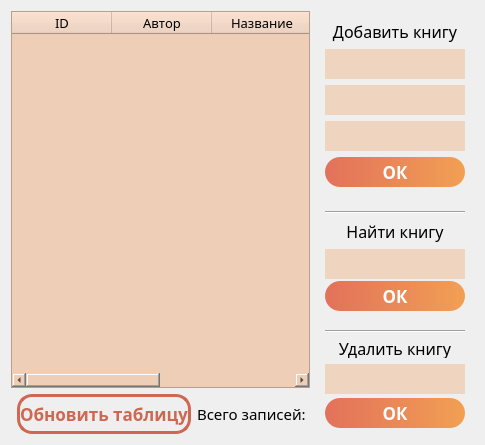
     <widget class="QWidget" name="tab_3">
      <attribute name="title">
       <string>Книги</string>
      </attribute>
      <layout class="QHBoxLayout" name="horizontalLayout_6">
       <item>
        <layout class="QVBoxLayout" name="verticalLayout_18">
         <item>
          <widget class="QTableWidget" name="book_table">
           <property name="minimumSize">
            <size>
             <width>0</width>
             <height>0</height>
            </size>
           </property>
           <property name="font">
            <font>
             <family>Arial</family>
             <pointsize>11</pointsize>
            </font>
           </property>
           <property name="styleSheet">
            <string notr="true">background-color: rgb(239, 206, 183);</string>
           </property>
           <property name="frameShape">
            <enum>QFrame::StyledPanel</enum>
           </property>
           <property name="frameShadow">
            <enum>QFrame::Sunken</enum>
           </property>
           <property name="lineWidth">
            <number>5</number>
           </property>
           <property name="editTriggers">
            <set>QAbstractItemView::DoubleClicked</set>
           </property>
           <property name="tabKeyNavigation">
            <bool>true</bool>
           </property>
           <column>
            <property name="text">
             <string>ID</string>
            </property>
            <property name="font">
             <font>
              <family>Corbel</family>
              <pointsize>10</pointsize>
             </font>
            </property>
           </column>
           <column>
            <property name="text">
             <string>Автор</string>
            </property>
            <property name="font">
             <font>
              <family>Corbel</family>
              <pointsize>10</pointsize>
             </font>
            </property>
           </column>
           <column>
            <property name="text">
             <string>Название</string>
            </property>
            <property name="font">
             <font>
              <family>Corbel</family>
              <pointsize>10</pointsize>
             </font>
            </property>
           </column>
           <column>
            <property name="text">
             <string>Год</string>
            </property>
            <property name="font">
             <font>
              <family>Corbel</family>
              <pointsize>10</pointsize>
             </font>
            </property>
           </column>
          </widget>
         </item>
         <item>
          <layout class="QHBoxLayout" name="horizontalLayout_5">
           <item>
            <widget class="QFrame" name="frame_9">
             <property name="frameShape">
              <enum>QFrame::NoFrame</enum>
             </property>
             <property name="frameShadow">
              <enum>QFrame::Plain</enum>
             </property>
            </widget>
           </item>
           <item>
            <widget class="QPushButton" name="book_table_ref">
             <property name="minimumSize">
              <size>
               <width>160</width>
               <height>40</height>
              </size>
             </property>
             <property name="font">
              <font>
               <family>Corbel</family>
               <pointsize>13</pointsize>
               <weight>75</weight>
               <bold>true</bold>
              </font>
             </property>
             <property name="styleSheet">
              <string notr="true">QPushButton
{		
	border:3 solid rgb(207, 103, 82);
	border-radius:15;
	color: rgb(207, 103, 82);	
	
}
QPushButton:pressed
{
	border:3 solid rgb(207, 103, 82);
	border-radius:15;
	color: white;	
	
	background-color: qlineargradient(spread:pad, x1:0, y1:0.5, x2:1, y2:0.5, stop:0 rgba(226, 113, 90, 255), stop:1 rgba(242, 160, 84, 255));
}</string>
             </property>
             <property name="text">
              <string>Обновить таблицу</string>
             </property>
            </widget>
           </item>
           <item>
            <widget class="QLabel" name="label_9">
             <property name="font">
              <font>
               <family>Corbel</family>
               <pointsize>11</pointsize>
              </font>
             </property>
             <property name="text">
              <string>Всего записей: </string>
             </property>
            </widget>
           </item>
          </layout>
         </item>
        </layout>
       </item>
       <item>
        <layout class="QVBoxLayout" name="verticalLayout_19">
         <item>
          <widget class="QFrame" name="frame_10">
           <property name="maximumSize">
            <size>
             <width>189</width>
             <height>185</height>
            </size>
           </property>
           <property name="styleSheet">
            <string notr="true"/>
           </property>
           <property name="frameShape">
            <enum>QFrame::NoFrame</enum>
           </property>
           <property name="frameShadow">
            <enum>QFrame::Raised</enum>
           </property>
           <layout class="QVBoxLayout" name="verticalLayout_20">
            <item>
             <layout class="QVBoxLayout" name="verticalLayout_21">
              <item>
               <widget class="QLabel" name="label_10">
                <property name="font">
                 <font>
                  <family>Corbel</family>
                  <pointsize>12</pointsize>
                  <weight>50</weight>
                  <bold>false</bold>
                 </font>
                </property>
                <property name="text">
                 <string>Добавить книгу</string>
                </property>
                <property name="alignment">
                 <set>Qt::AlignCenter</set>
                </property>
               </widget>
              </item>
              <item>
               <widget class="QLineEdit" name="book_add1">
                <property name="minimumSize">
                 <size>
                  <width>0</width>
                  <height>30</height>
                 </size>
                </property>
                <property name="font">
                 <font>
                  <family>Arial</family>
                  <pointsize>11</pointsize>
                  <weight>50</weight>
                  <bold>false</bold>
                 </font>
                </property>
                <property name="styleSheet">
                 <string notr="true">background-color: rgb(239, 212, 192);
border:0;</string>
                </property>
               </widget>
              </item>
              <item>
               <widget class="QLineEdit" name="book_add2">
                <property name="minimumSize">
                 <size>
                  <width>0</width>
                  <height>30</height>
                 </size>
                </property>
                <property name="font">
                 <font>
                  <family>Arial</family>
                  <pointsize>11</pointsize>
                  <weight>50</weight>
                  <bold>false</bold>
                 </font>
                </property>
                <property name="styleSheet">
                 <string notr="true">background-color: rgb(239, 212, 192);
border:0;</string>
                </property>
               </widget>
              </item>
              <item>
               <widget class="QLineEdit" name="book_add3">
                <property name="minimumSize">
                 <size>
                  <width>0</width>
                  <height>30</height>
                 </size>
                </property>
                <property name="font">
                 <font>
                  <family>Arial</family>
                  <pointsize>11</pointsize>
                  <weight>50</weight>
                  <bold>false</bold>
                 </font>
                </property>
                <property name="styleSheet">
                 <string notr="true">background-color: rgb(239, 212, 192);
border:0;</string>
                </property>
               </widget>
              </item>
              <item>
               <widget class="QPushButton" name="book_add_ok">
                <property name="minimumSize">
                 <size>
                  <width>0</width>
                  <height>30</height>
                 </size>
                </property>
                <property name="font">
                 <font>
                  <family>Corbel</family>
                  <pointsize>13</pointsize>
                  <weight>75</weight>
                  <bold>true</bold>
                 </font>
                </property>
                <property name="styleSheet">
                 <string notr="true">QPushButton
{		
	border-radius:15;
	color: rgb(255, 255, 255);		
	background-color: qlineargradient(spread:pad, x1:0, y1:0.5, x2:1, y2:0.5, stop:0 rgba(226, 113, 90, 255), stop:1 rgba(242, 160, 84, 255));
}
QPushButton:pressed
{
	border-radius:15;
	color: rgb(255, 255, 255);			
	background-color: qlineargradient(spread:pad, x1:0, y1:0.5, x2:1, y2:0.5, stop:0 rgba(149, 75, 59, 255), stop:1 rgba(158, 104, 55, 255));
}</string>
                </property>
                <property name="text">
                 <string>ОК</string>
                </property>
               </widget>
              </item>
             </layout>
            </item>
           </layout>
          </widget>
         </item>
         <item>
          <widget class="QFrame" name="frame_11">
           <property name="maximumSize">
            <size>
             <width>189</width>
             <height>113</height>
            </size>
           </property>
           <property name="styleSheet">
            <string notr="true"/>
           </property>
           <property name="frameShape">
            <enum>QFrame::NoFrame</enum>
           </property>
           <property name="frameShadow">
            <enum>QFrame::Raised</enum>
           </property>
           <layout class="QVBoxLayout" name="verticalLayout_22">
            <item>
             <layout class="QVBoxLayout" name="verticalLayout_23">
              <item>
               <widget class="Line" name="line_5">
                <property name="orientation">
                 <enum>Qt::Horizontal</enum>
                </property>
               </widget>
              </item>
              <item>
               <widget class="QLabel" name="label_11">
                <property name="font">
                 <font>
                  <family>Corbel</family>
                  <pointsize>12</pointsize>
                  <weight>50</weight>
                  <bold>false</bold>
                 </font>
                </property>
                <property name="text">
                 <string>Найти книгу</string>
                </property>
                <property name="alignment">
                 <set>Qt::AlignCenter</set>
                </property>
               </widget>
              </item>
              <item>
               <widget class="QLineEdit" name="book_search">
                <property name="minimumSize">
                 <size>
                  <width>0</width>
                  <height>30</height>
                 </size>
                </property>
                <property name="font">
                 <font>
                  <family>Arial</family>
                  <pointsize>11</pointsize>
                  <weight>50</weight>
                  <bold>false</bold>
                 </font>
                </property>
                <property name="styleSheet">
                 <string notr="true">background-color: rgb(239, 212, 192);
border:0;</string>
                </property>
               </widget>
              </item>
              <item>
               <widget class="QPushButton" name="book_search_ok">
                <property name="minimumSize">
                 <size>
                  <width>0</width>
                  <height>30</height>
                 </size>
                </property>
                <property name="font">
                 <font>
                  <family>Corbel</family>
                  <pointsize>13</pointsize>
                  <weight>75</weight>
                  <bold>true</bold>
                 </font>
                </property>
                <property name="styleSheet">
                 <string notr="true">QPushButton
{		
	border-radius:15;
	color: rgb(255, 255, 255);		
	background-color: qlineargradient(spread:pad, x1:0, y1:0.5, x2:1, y2:0.5, stop:0 rgba(226, 113, 90, 255), stop:1 rgba(242, 160, 84, 255));
}
QPushButton:pressed
{
	border-radius:15;
	color: rgb(255, 255, 255);			
	background-color: qlineargradient(spread:pad, x1:0, y1:0.5, x2:1, y2:0.5, stop:0 rgba(149, 75, 59, 255), stop:1 rgba(158, 104, 55, 255));
}</string>
                </property>
                <property name="text">
                 <string>ОК</string>
                </property>
               </widget>
              </item>
             </layout>
            </item>
           </layout>
          </widget>
         </item>
         <item>
          <widget class="QFrame" name="frame_12">
           <property name="maximumSize">
            <size>
             <width>189</width>
             <height>113</height>
            </size>
           </property>
           <property name="styleSheet">
            <string notr="true"/>
           </property>
           <property name="frameShape">
            <enum>QFrame::NoFrame</enum>
           </property>
           <property name="frameShadow">
            <enum>QFrame::Raised</enum>
           </property>
           <layout class="QVBoxLayout" name="verticalLayout_24">
            <item>
             <layout class="QVBoxLayout" name="verticalLayout_25">
              <item>
               <widget class="Line" name="line_6">
                <property name="orientation">
                 <enum>Qt::Horizontal</enum>
                </property>
               </widget>
              </item>
              <item>
               <widget class="QLabel" name="label_12">
                <property name="maximumSize">
                 <size>
                  <width>16777215</width>
                  <height>19</height>
                 </size>
                </property>
                <property name="font">
                 <font>
                  <family>Corbel</family>
                  <pointsize>12</pointsize>
                  <weight>50</weight>
                  <bold>false</bold>
                 </font>
                </property>
                <property name="text">
                 <string>Удалить книгу</string>
                </property>
                <property name="alignment">
                 <set>Qt::AlignCenter</set>
                </property>
               </widget>
              </item>
              <item>
               <widget class="QLineEdit" name="book_del">
                <property name="minimumSize">
                 <size>
                  <width>0</width>
                  <height>30</height>
                 </size>
                </property>
                <property name="font">
                 <font>
                  <family>Arial</family>
                  <pointsize>11</pointsize>
                  <weight>50</weight>
                  <bold>false</bold>
                 </font>
                </property>
                <property name="styleSheet">
                 <string notr="true">background-color: rgb(239, 212, 192);
border:0;</string>
                </property>
               </widget>
              </item>
              <item>
               <widget class="QPushButton" name="book_del_ok">
                <property name="minimumSize">
                 <size>
                  <width>0</width>
                  <height>30</height>
                 </size>
                </property>
                <property name="font">
                 <font>
                  <family>Corbel</family>
                  <pointsize>13</pointsize>
                  <weight>75</weight>
                  <bold>true</bold>
                 </font>
                </property>
                <property name="styleSheet">
                 <string notr="true">QPushButton
{		
	border-radius:15;
	color: rgb(255, 255, 255);		
	background-color: qlineargradient(spread:pad, x1:0, y1:0.5, x2:1, y2:0.5, stop:0 rgba(226, 113, 90, 255), stop:1 rgba(242, 160, 84, 255));
}
QPushButton:pressed
{
	border-radius:15;
	color: rgb(255, 255, 255);			
	background-color: qlineargradient(spread:pad, x1:0, y1:0.5, x2:1, y2:0.5, stop:0 rgba(149, 75, 59, 255), stop:1 rgba(158, 104, 55, 255));
}</string>
                </property>
                <property name="text">
                 <string>ОК</string>
                </property>
               </widget>
              </item>
             </layout>
            </item>
           </layout>
          </widget>
         </item>
        </layout>
       </item>
      </layout>
     </widget>
